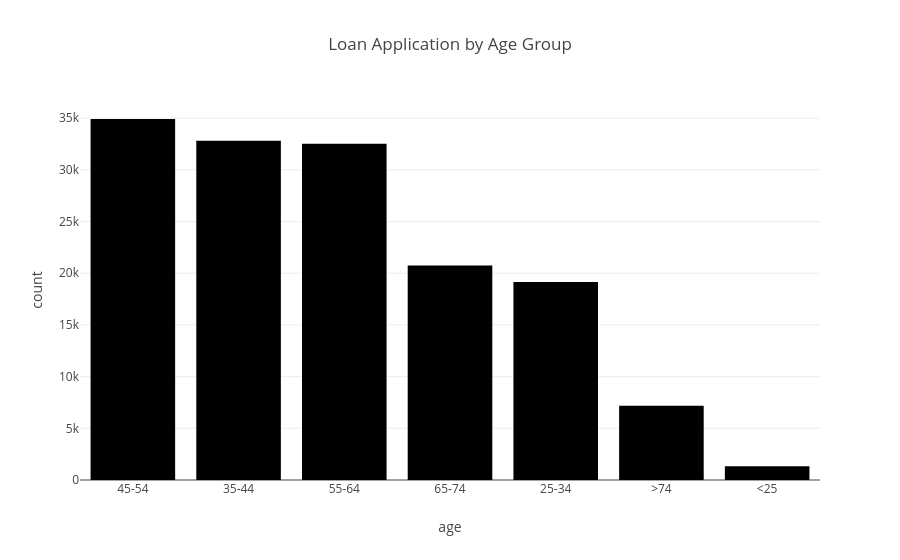

Here is the notebook cell this chart was saved with:
### Code cell
### Exploratory Data Analysis
### For numerical variables, I am using histogram to understand the distribution
### For categorical variables, I am using bar chart to compare the numbers of records in each category
#### Plotly EDA
#### AGE, How loans are given across age groups

age_distribution = df["age"].value_counts().reset_index()

fig = px.bar(
    age_distribution,
    x = "age",
    y = "count",
    title = "Loan Application by Age Group"
)

fig.show()

### Figure 1 — Plotly figure (JSON) as saved in the notebook; plotly's stock layout.template omitted (floating-point values rounded to 4 significant figures)
{"data": [{"hovertemplate": "age=%{x}<br>count=%{y}<extra></extra>", "legendgroup": "", "marker": {"color": "#000001", "pattern": {"shape": ""}}, "name": "", "orientation": "v", "showlegend": false, "textposition": "auto", "type": "bar", "x": ["45-54", "35-44", "55-64", "65-74", "25-34", ">74", "<25"], "xaxis": "x", "y": [34920, 32818, 32534, 20744, 19142, 7175, 1337], "yaxis": "y"}], "layout": {"barmode": "relative", "legend": {"tracegroupgap": 0}, "title": {"text": "Loan Application by Age Group"}, "xaxis": {"anchor": "y", "domain": [0, 1], "title": {"text": "age"}}, "yaxis": {"anchor": "x", "domain": [0, 1], "title": {"text": "count"}}}}
